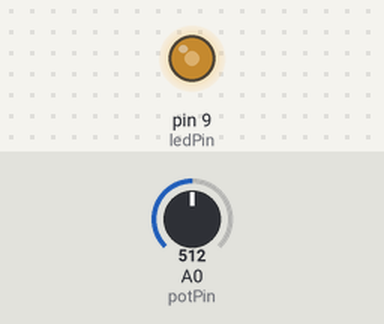
Simulated run of this sketch. Board: Arduino Uno, built with avr-gcc and run on an emulated ATmega328P. Parts: output pins drawn as LEDs (lit = HIGH). The inputs (shaded band) are chosen by the test bench; at power-on: A0 (potPin) = 512.

Above: at 1.2 s.
1.3 s: A0 (potPin) set to 716
At 2.5 s:
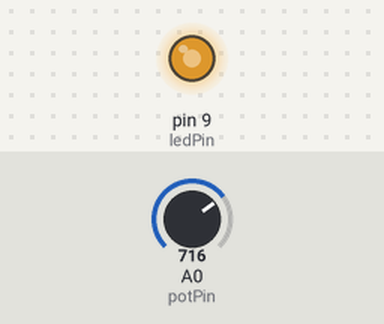
2.8 s: A0 (potPin) set to 900
At 3.7 s:
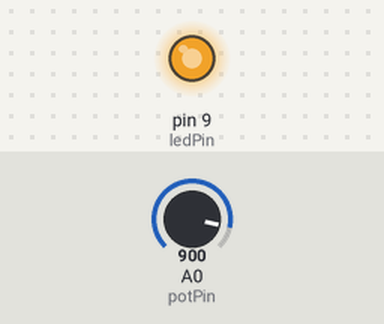
4.3 s: A0 (potPin) set to 122
At 4.8 s:
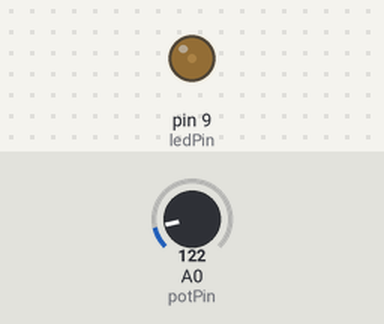
5.8 s: A0 (potPin) set to 0
At 7.0 s:
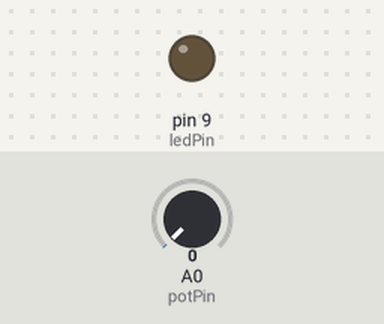
7.3 s: A0 (potPin) set to 511
At 8.3 s:
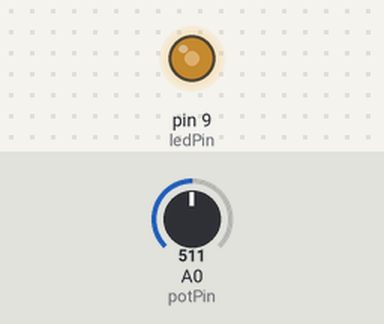
Timing chart, 0 to 9.8 s (numbered marks = the images above; inputs shaded):
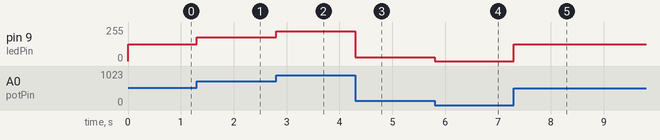

Measured:
- after the input at 1.3 s, pin 9 (ledPin): 127/255 → 178/255 at once
- after the input at 2.8 s, pin 9 (ledPin): 178/255 → 224/255 at once
- after the input at 4.3 s, pin 9 (ledPin): 224/255 → 30/255 at once
- after the input at 5.8 s, pin 9 (ledPin): 30/255 → 0/255 at once
- after the input at 7.3 s, pin 9 (ledPin): 0/255 → 127/255 at once

The sketch:

lesson4_led_potentiometer.ino
```cpp
const int ledPin = 9;
const int potPin = A0;

int potValue = 0;
int adjustedPotValue = 0;

void setup() {
  // setting pinMode is not required for analogRead/Write
}

void loop() {
  potValue = analogRead(potPin);
  adjustedPotValue = map(potValue,0,1023,0,255);
  analogWrite(ledPin, adjustedPotValue);
}
```
